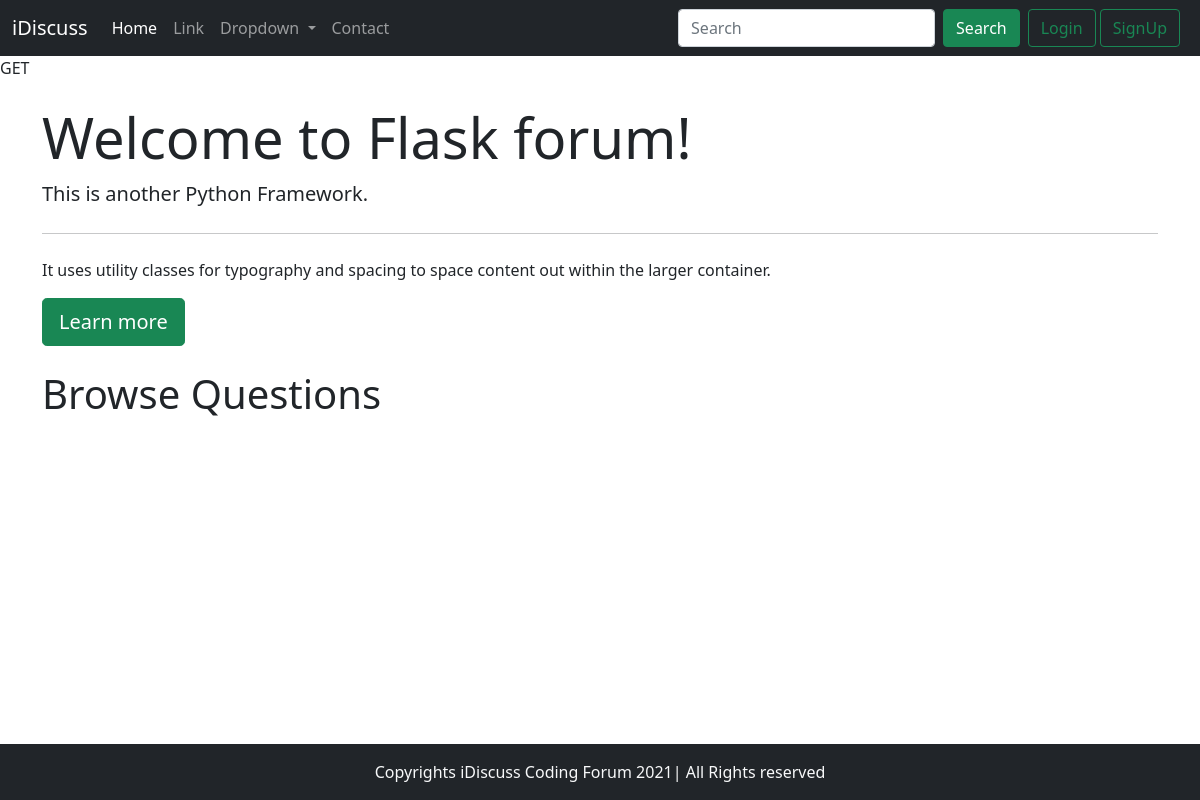
The app's page /threadlist.php?catid=4 with its own data.
### tables this page shows
CREATE TABLE `category` (
  `category_id` int(8) NOT NULL,
  `category_name` varchar(255) NOT NULL,
  `category_discription` varchar(255) NOT NULL,
  `createAt` datetime NOT NULL DEFAULT current_timestamp()
);

### threadlist.php (the view, shortened to what this page needs)
<!doctype html>
<html lang="en">
<head>
    <link href="https://cdn.jsdelivr.net/npm/bootstrap@5.1.3/dist/css/bootstrap.min.css" rel="stylesheet"
>
</head>
<body>
    <?php include  'partials/_headers.php'; ?>
    <?php include  'partials/_dbconnect.php'; ?>
<?php
 $id = $_GET['catid'];
 $sql = "SELECT * FROM `category` WHERE category_id =$id";
          $result = mysqli_query($conn,$sql);
          while($row = mysqli_fetch_assoc($result)){
     $catname = $row['category_name'];
     $catdesc = $row['category_discription'];
 }
?>
<?php $method = $_SERVER['REQUEST_METHOD'];
echo $method;?>
    <div class="container my-4">
        <div class="jumbotron">
            <h1 class="display-4">Welcome to <?php echo $catname ;?> forum!</h1>
            <p class="lead"> <?php echo  $catdesc;?>  </p>
            <hr class="my-4">
            <p>It uses utility classes for typography and spacing to space content out within the larger container.</p>
            <a class="btn btn-success btn-lg" href="#" role="button">Learn more</a>
        </div>
    </div>
    <div class="container">
        <h1>Browse Questions</h1>
    </div>
    <?php include 'partials/_footer.php'; ?>
</body>
</html>

### records on screen
category: category_name "Flask", category_discription "This is another Python Framework."

### other values on screen
$method "GET"
